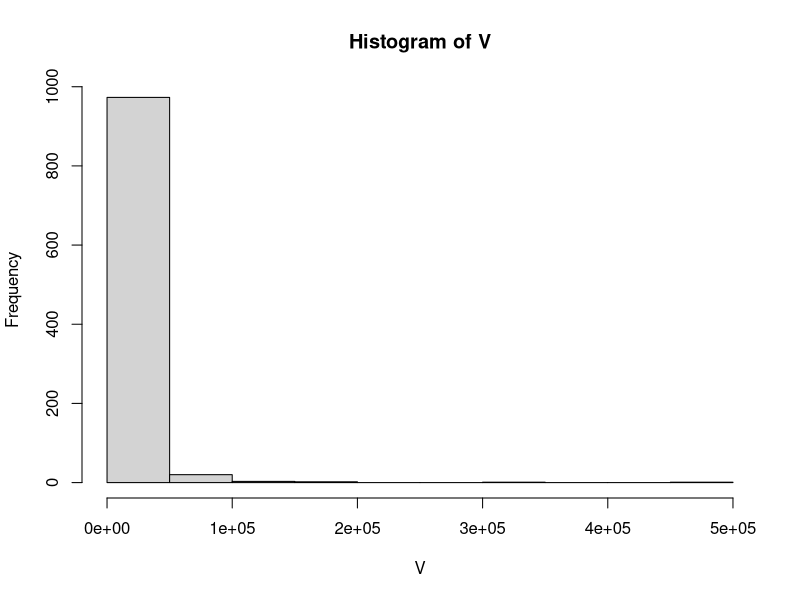

Reproduce this figure in R.
require(gtools)		
#	The Gamma distribution with parameters shape = a and scale = s has density 
#	f(x)= 1/(s^a Gamma(a)) x^(a-1) e^-(x/s) 
#	and rate=1/scale 

#	From jags user manual dgamma(r,λ)
#	____________________ 
#	dgamma(r, lambda) has a density of 
#	 λ^r*x^(r−1)*exp(− λ x) 
#	-------------------- 
#			Gamma(r) 
#	
#	 λ=1/s then  λ in jags is the rate=1/s parameter of dgamma 
#	and r in jags is the shape=a parameter of dgamma r=a
# E[X] = alpha/beta
#Var[X] = alpha/beta^2
#beta=E[X]/Var[X]
#alpha=E[X]^2/Var[X]
#beta=E[X]/sigma[X]^2
#alpha=E[X]^2/sigma[X]^2
#hist(rgamma(1000,1,0.001))		
#hist(rgamma(1000,shape=gamma_a[i], rate=gamma_b[i]))

		mu_gamma <- rgamma(1000,1,0.0001)
		#mu_gamma <- runif(1000,1000,100000)
		sigma_gamma <- rgamma(1000,1,0.0001)
		gamma_a <- mu_gamma^2 / sigma_gamma^2
		gamma_b <- mu_gamma / sigma_gamma^2	
		V<-vector()
		for (i in 1:1000){
		V[i] <- rgamma(1,shape=gamma_a[i], rate=gamma_b[i]) # nombre d'anguilles du jour
		}
		hist(V)
		

